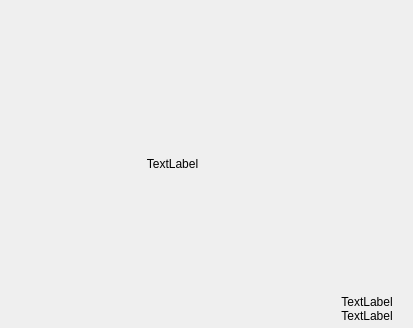
<?xml version="1.0" encoding="UTF-8"?>
<ui version="4.0">
 <class>DeviceContralCard</class>
 <widget class="QWidget" name="DeviceContralCard">
  <property name="geometry">
   <rect>
    <x>0</x>
    <y>0</y>
    <width>413</width>
    <height>328</height>
   </rect>
  </property>
  <property name="windowTitle">
   <string>Form</string>
  </property>
  <layout class="QHBoxLayout" name="horizontalLayout" stretch="4,1">
   <property name="spacing">
    <number>0</number>
   </property>
   <property name="leftMargin">
    <number>0</number>
   </property>
   <property name="topMargin">
    <number>0</number>
   </property>
   <property name="rightMargin">
    <number>0</number>
   </property>
   <property name="bottomMargin">
    <number>0</number>
   </property>
   <item>
    <layout class="QVBoxLayout" name="verticalLayout" stretch="1,5,1">
     <property name="leftMargin">
      <number>15</number>
     </property>
     <item>
      <spacer name="verticalSpacer_2">
       <property name="orientation">
        <enum>Qt::Vertical</enum>
       </property>
       <property name="sizeHint" stdset="0">
        <size>
         <width>20</width>
         <height>40</height>
        </size>
       </property>
      </spacer>
     </item>
     <item>
      <widget class="QLabel" name="devicePixmapLab">
       <property name="text">
        <string>TextLabel</string>
       </property>
       <property name="alignment">
        <set>Qt::AlignCenter</set>
       </property>
      </widget>
     </item>
     <item>
      <spacer name="verticalSpacer">
       <property name="orientation">
        <enum>Qt::Vertical</enum>
       </property>
       <property name="sizeHint" stdset="0">
        <size>
         <width>20</width>
         <height>40</height>
        </size>
       </property>
      </spacer>
     </item>
    </layout>
   </item>
   <item>
    <widget class="QWidget" name="widget" native="true">
     <layout class="QVBoxLayout" name="verticalLayout_3">
      <property name="spacing">
       <number>0</number>
      </property>
      <property name="leftMargin">
       <number>0</number>
      </property>
      <property name="topMargin">
       <number>0</number>
      </property>
      <property name="rightMargin">
       <number>9</number>
      </property>
      <property name="bottomMargin">
       <number>0</number>
      </property>
      <item>
       <layout class="QVBoxLayout" name="switchBtnLayout">
        <property name="topMargin">
         <number>5</number>
        </property>
       </layout>
      </item>
      <item>
       <spacer name="verticalSpacer_3">
        <property name="orientation">
         <enum>Qt::Vertical</enum>
        </property>
        <property name="sizeHint" stdset="0">
         <size>
          <width>20</width>
          <height>227</height>
         </size>
        </property>
       </spacer>
      </item>
      <item>
       <layout class="QVBoxLayout" name="verticalLayout_2">
        <property name="bottomMargin">
         <number>5</number>
        </property>
        <item>
         <widget class="QLabel" name="devicenameLab">
          <property name="text">
           <string>TextLabel</string>
          </property>
          <property name="alignment">
           <set>Qt::AlignCenter</set>
          </property>
         </widget>
        </item>
        <item>
         <widget class="QLabel" name="switchLab">
          <property name="text">
           <string>TextLabel</string>
          </property>
          <property name="alignment">
           <set>Qt::AlignCenter</set>
          </property>
         </widget>
        </item>
       </layout>
      </item>
     </layout>
    </widget>
   </item>
  </layout>
 </widget>
 <resources/>
 <connections/>
</ui>
